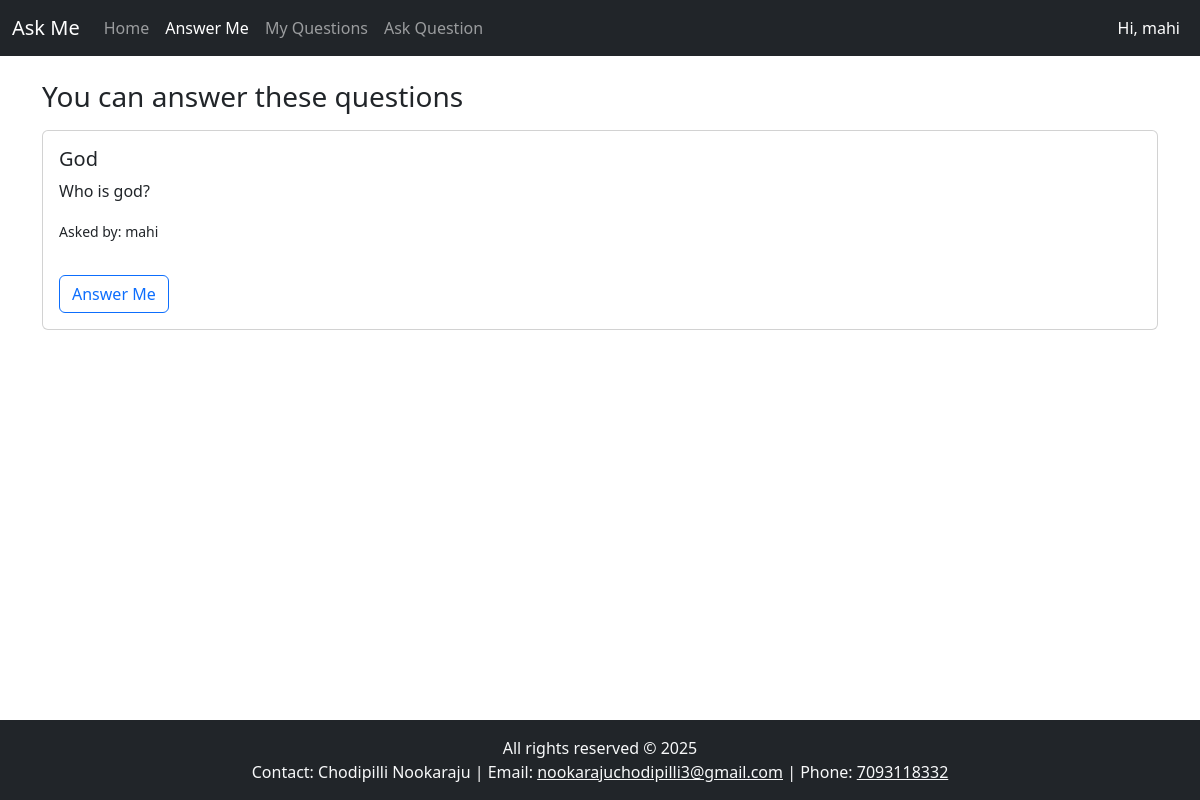
/answer_me/ (signed in), run on the app's committed database.
### askme/models.py (models this page shows, shortened)
class Question(models.Model):
    title = models.CharField(max_length=255)
    description = models.TextField(blank=True)
    asked_by = models.ForeignKey(User, on_delete=models.CASCADE, related_name='questions')
    created_at = models.DateTimeField(auto_now_add=True)

### askme/views.py (the view)
# urls.py: path('answer_me/',answer_me,name='answer_me'),
def answer_me(request):
    questions = Question.objects.filter(answers__isnull=True).distinct().order_by('-created_at')
    return render(request, 'answer_me.html', {'questions': questions})

### templates/answer_me.html (shortened to what this page needs)
{% extends 'index.html' %}
{% block content %}
<h3>You can answer these questions</h3>
{% for question in questions %}
  <div class="card my-3">
    <div class="card-body">
      <h5>{{ question.title }}</h5>
      <p>{{ question.description }}</p>
      <p><small>Asked by: {{ question.asked_by.username }}</small></p>
      <button class="btn btn-outline-primary mt-3" data-bs-toggle="modal" data-bs-target="#answerModal{{ question.id }}">
        Answer Me
      </button>
    </div>
  </div>
{% empty %}
  <p>No questions yet.</p>
{% endfor %}
{% endblock %}

### templates/index.html (shortened to what this page needs)
<!DOCTYPE html>
<html lang="en">
<head>
    <link rel="stylesheet" href="https://cdn.jsdelivr.net/npm/bootstrap@5.3.0/dist/css/bootstrap.min.css">
</head>
<body>
<nav class="navbar navbar-expand-lg navbar-dark bg-dark fixed-top">
  <div class="container-fluid">
    <a class="navbar-brand" href="/">Ask Me</a>
    <div class="collapse navbar-collapse" id="navbarNav">
      <ul class="navbar-nav me-auto mb-2 mb-lg-0">
        <li class="nav-item">
            <a class="nav-link {% if request.path == '/' %}active{% endif %}" href="/">Home</a>
          </li>
          <li class="nav-item">
            <a class="nav-link {% if request.path == '/answer_me/' %}active{% endif %}" href="/answer_me/">Answer Me</a>
          </li>
          <li class="nav-item">
            <a class="nav-link {% if request.path == '/my_questions/' %}active{% endif %}" href="/my_questions/">My Questions</a>
          </li>
          <li class="nav-item">
            <a class="nav-link {% if request.path == '/ask/' %}active{% endif %}" href="/ask/">Ask Question</a>
          </li>
      </ul>
      <ul class="navbar-nav">
        {% if user.is_authenticated %}
        <li class="nav-item"><a class="nav-link  text-white" href="/profile/">Hi, {{request.user}}</a></li>
        {% else %}
        <li class="nav-item"><a class="nav-link" href="/login/">Login</a></li>
        <li class="nav-item"><a class="nav-link" href="/register/">Signup</a></li>
        {% endif %}
      </ul>
    </div>
  </div>
</nav>
<div class="container" style="margin-top: 80px;">
    {% block content %}
    {% endblock %}
</div>
<footer class="bg-dark text-light text-center py-3 fixed-bottom">
    <div class="container">
        <p class="mb-0">All rights reserved © 2025</p>
        <p class="mb-0">
            Contact: Chodipilli Nookaraju |
            Email: <a href="https://gmail.com" target="_blank" class="text-light">nookarajuchodipilli3@gmail.com</a> |
            Phone: <a href="tel:+917093118332" class="text-light">7093118332</a>
        </p>
    </div>
</footer>
</body>
</html>

### data on the page
Question: title "God", description "Who is god?", asked_by.username "mahi"

### other printed values
{{ request.user }} "mahi"
